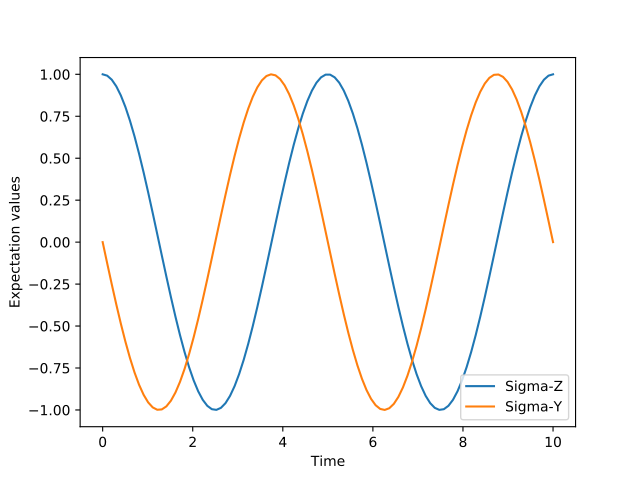

This figure's Python source:
H = 2*np.pi * 0.1 * sigmax()
psi0 = basis(2, 0)
times = np.linspace(0.0, 10.0, 100)
result = sesolve(H, psi0, times, [sigmaz(), sigmay()])
fig, ax = plt.subplots()
ax.plot(result.times, result.expect[0]) # doctest: +SKIP
ax.plot(result.times, result.expect[1]) # doctest: +SKIP
ax.set_xlabel('Time') # doctest: +SKIP
ax.set_ylabel('Expectation values') # doctest: +SKIP
ax.legend(("Sigma-Z", "Sigma-Y")) # doctest: +SKIP
plt.show() # doctest: +SKIP
